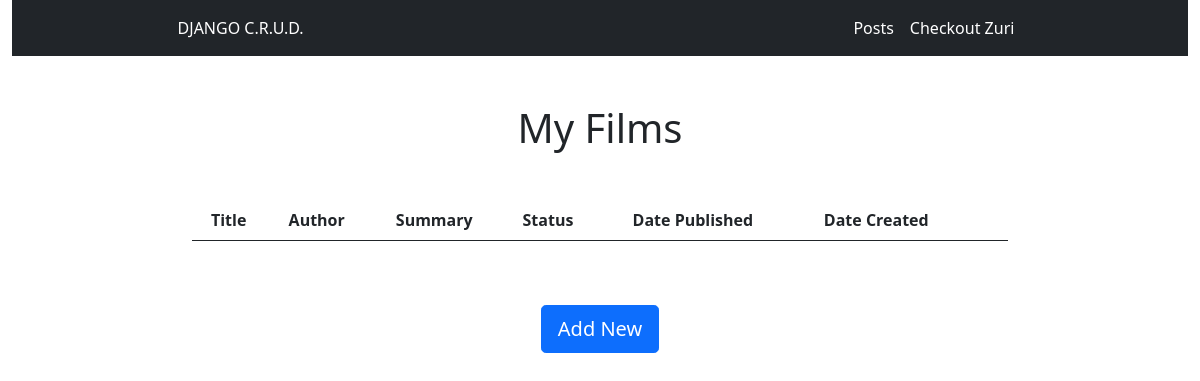
Before: / with the older database file.
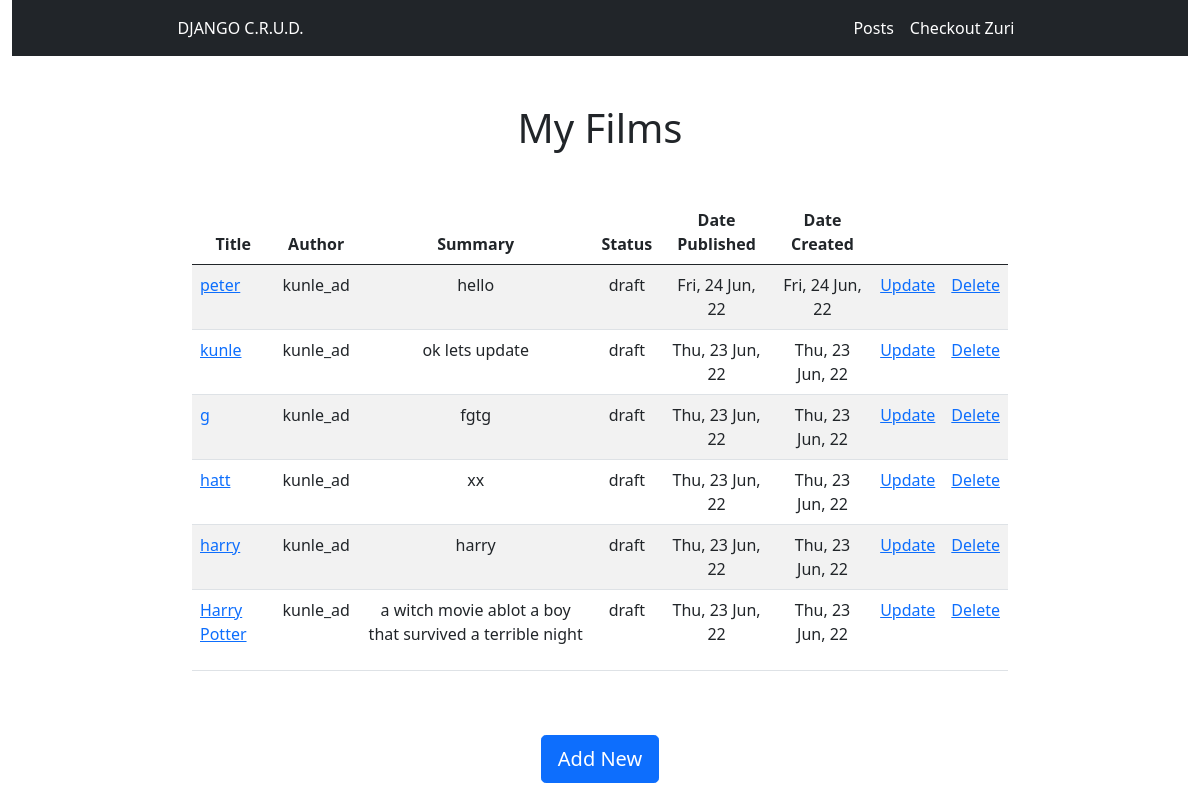
After: the same page with the newer database file.
### Blog/models.py (models this page shows, shortened)
class Posts(models.Model):
    STATUS_CHOICES = (
        ("draft","Draft"),
        ('published','Published')
    )
    title = models.CharField(max_length=250)
    slug = models.SlugField(max_length=300,unique=True,editable=False)
    author = models.ForeignKey(User, on_delete=models.CASCADE,related_name="blog_posts")
    body = models.TextField()
    publish = models.DateTimeField(default=timezone.now())
    created = models.DateTimeField(auto_now_add=True)
    updated = models.DateTimeField(auto_now=True)
    Status = models.CharField(max_length=10,choices=STATUS_CHOICES,default="draft")
    class Meta:
        ordering = ("-publish",)
    def get_absolute_url(self):
        return reverse("Blog:detail",kwargs={'slug':self.slug})

### Blog/views.py (the view)
# urls.py: path('',views.PostListView.as_view(),name='index'),
class PostListView(ListView):
    model = Posts
    template_name = "Blog/post_list.html"
    fields = "__all__"

### Blog/templates/Blog/post_list.html (shortened to what this page needs)
{% extends 'base.html' %}
{% block content %}
<div class="container d-flex mt-5" style="width: 70%;">
    <div class="col">
        <h1 class="text-center">My Films</h1>
        <table class="table table-striped mt-5">
            <thead>
                <tr>
                    <th class="text-center" scope="col">Title</th>
                    <th class="text-center" scope="col">Author</th>
                    <th class="text-center" scope="col">Summary</th>
                    <th class="text-center" scope="col">Status</th>
                    <th class="text-center" scope="col">Date Published</th>
                    <th class="text-center" scope="col">Date Created</th>
                    <th></th>
                    <th></th>
                </tr>
            </thead>
            <tbody>
                {% for post in object_list %}
                <tr>
                    <td class="ml-5"><a href="{{post.get_absolute_url}}">{{post.title}}</a></td>
                    <td class="text-center">{{post.author}}</td>
                    <td class="text-center">{{post.body|truncatewords:30|linebreaks}}</td>
                    <td class="text-center">{{post.Status}}</td>
                    <td class="text-center">{{post.publish|date:"D, d M, y"}}</td>
                    <td class="text-center">{{post.created|date:"D, d M, y"}}</td>
                    <td><a href="{% url 'Blog:update' post.slug %} ">Update</a></td>
                    <td><a href="{% url 'Blog:delete' post.slug %}">Delete</a></td>
                </tr>
            {% endfor %}
            </tbody>
        </table>
        <div class="d-flex justify-content-center">
            <a href="{% url 'Blog:create' %}" class="d-block btn btn-primary btn-lg my-5">Add New</a>
        </div>
    </div>
</div>
{% endblock content %}

### Blog/templates/base.html (shortened to what this page needs)
<!DOCTYPE html>
    <head>
        <link rel="stylesheet" href="">
        <link href="https://cdn.jsdelivr.net/npm/bootstrap@5.0.2/dist/css/bootstrap.min.css" rel="stylesheet">
    </head>
    <body>
        <div class="container-fluid">
            <nav class="navbar navbar-expand-lg navbar-dark bg-dark">
                <div class="d-flex justify-content-between px-5 mx-auto" style="width: 80%;">
                    <span class="navbar-text text-white">DJANGO C.R.U.D.</span>
                    <ul class="navbar-nav mr-auto">
                        <li class="nav-item active">
                            <a class="nav-link active" href="{% url 'Blog:index' %}">Posts</a>
                        </li>
                        <li class="nav-item active">
                            <a class="nav-link active" href="https://zuri.team/" target="_blank">Checkout Zuri</a>
                        </li>
                    </ul>
                </div>
            </nav>
        </div>
        {% block content %}
        {% endblock content %}
    </body>
</html>

Changed rows visible on the page:
added Posts: title "peter", author "kunle_ad", body "hello", Status "draft", publish "Fri, 24 Jun, 22", created "Fri, 24 Jun, 22"
added Posts: title "kunle", author "kunle_ad", body "ok lets update", Status "draft", publish "Thu, 23 Jun, 22", created "Thu, 23 Jun, 22"
added Posts: title "g", author "kunle_ad", body "fgtg", Status "draft", publish "Thu, 23 Jun, 22", created "Thu, 23 Jun, 22"
added Posts: title "hatt", author "kunle_ad", body "xx", Status "draft", publish "Thu, 23 Jun, 22", created "Thu, 23 Jun, 22"
added Posts: title "harry", author "kunle_ad", body "harry", Status "draft", publish "Thu, 23 Jun, 22", created "Thu, 23 Jun, 22"
added Posts: title "Harry Potter", author "kunle_ad", body "a witch movie ablot a boy that survived a terrible night", Status "draft", publish "Thu, 23 Jun, 22", created "Thu, 23 Jun, 22"
